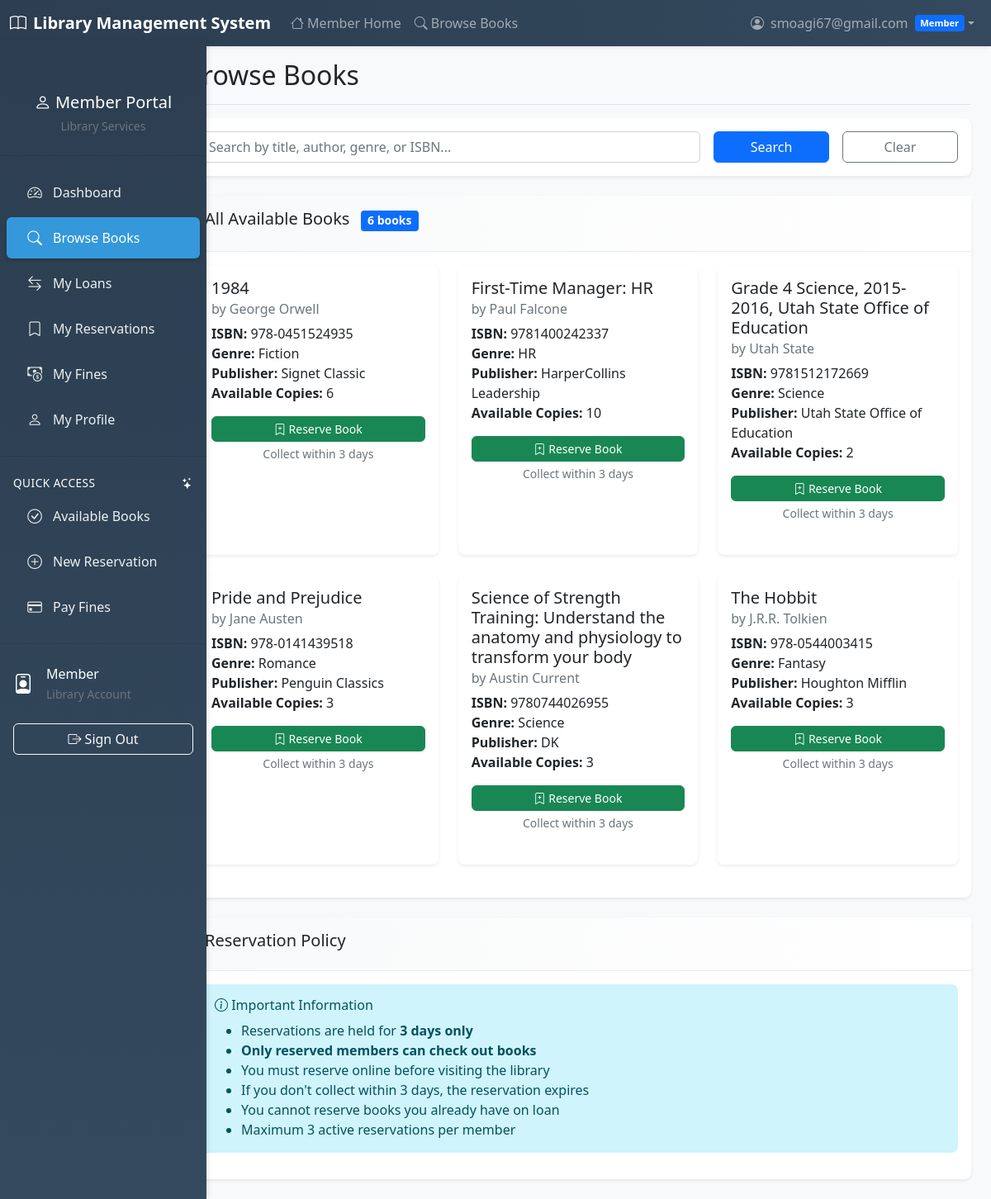
The page /member/books.php (signed in) on the database its author committed.
### tables this page shows
CREATE TABLE `books` (
  `id` int(11) NOT NULL,
  `isbn` varchar(20) NOT NULL,
  `title` varchar(255) NOT NULL,
  `author` varchar(255) NOT NULL,
  `genre` varchar(100) DEFAULT NULL,
  `publisher` varchar(255) DEFAULT NULL,
  `publication_date` date DEFAULT NULL,
  `edition` varchar(50) DEFAULT NULL,
  `description` text DEFAULT NULL,
  `total_copies` int(11) DEFAULT 1,
  `available_copies` int(11) DEFAULT 1,
  `status` enum('available','unavailable') DEFAULT 'available',
  `created_at` timestamp NOT NULL DEFAULT current_timestamp()
);

### member/books.php (the view, shortened to what this page needs)
<?php
$database = new Database();
$db = $database->getConnection();
$member_query = "SELECT m.* FROM members m
                 JOIN users u ON m.user_id = u.id
                 WHERE u.id = :user_id";
$member_stmt = $db->prepare($member_query);
$member_stmt->bindParam(':user_id', $_SESSION['user_id']);
$member_stmt->execute();
$member = $member_stmt->fetch(PDO::FETCH_ASSOC);
$search = '';
$books = [];
if (isset($_GET['search'])) {
    $search = sanitize($_GET['search']);
    $search_query = "SELECT * FROM books
                    WHERE (title LIKE :search OR author LIKE :search OR genre LIKE :search OR isbn LIKE :search)
                    AND status = 'available'
                    ORDER BY title";
    $search_stmt = $db->prepare($search_query);
    $search_param = "%$search%";
    $search_stmt->bindParam(':search', $search_param);
    $search_stmt->execute();
    $books = $search_stmt->fetchAll(PDO::FETCH_ASSOC);
} else {
    $all_books_query = "SELECT * FROM books
                       WHERE status = 'available'
                       ORDER BY title";
    $all_books_stmt = $db->prepare($all_books_query);
    $all_books_stmt->execute();
    $books = $all_books_stmt->fetchAll(PDO::FETCH_ASSOC);
}
?>
<!DOCTYPE html>
<html lang="en">
<head>
    <link href="https://cdn.jsdelivr.net/npm/bootstrap@5.1.3/dist/css/bootstrap.min.css" rel="stylesheet">
    <link href="https://cdn.jsdelivr.net/npm/bootstrap-icons@1.7.2/font/bootstrap-icons.css" rel="stylesheet">
    <link href="../css/style.css" rel="stylesheet">
</head>
<body>
    <?php include '../includes/navbar.php'; ?>
    <div class="container-fluid">
        <div class="row">
            <?php include '../includes/member_sidebar.php'; ?>
            <main class="col-md-9 ms-sm-auto col-lg-10 px-md-4">
                <div class="d-flex justify-content-between flex-wrap flex-md-nowrap align-items-center pt-3 pb-2 mb-3 border-bottom">
                    <h1 class="h2">Browse Books</h1>
                </div>
                <div class="card mb-4">
                    <div class="card-body">
                        <form method="GET" class="row g-3">
                            <div class="col-md-8">
                                <input type="text" class="form-control" name="search" placeholder="Search by title, author, genre, or ISBN..." value="<?php echo $search; ?>">
                            </div>
                            <div class="col-md-2">
                                <button type="submit" class="btn btn-primary w-100">Search</button>
                            </div>
                            <div class="col-md-2">
                                <a href="books.php" class="btn btn-outline-secondary w-100">Clear</a>
                            </div>
                        </form>
                    </div>
                </div>
                <div class="card">
                    <div class="card-header">
                        <h5 class="card-title">
                            <?php if (!empty($search)): ?>
                                Search Results for "<?php echo $search; ?>"
                            <?php else: ?>
                                All Available Books
                            <?php endif; ?>
                            <span class="badge bg-primary ms-2"><?php echo count($books); ?> books</span>
                        </h5>
                    </div>
                    <div class="card-body">
                        <?php if (count($books) > 0): ?>
                            <div class="row">
                                <?php foreach ($books as $book): ?>
                                    <div class="col-md-6 col-lg-4 mb-4">
                                        <div class="card h-100">
                                            <div class="card-body">
                                                <h5 class="card-title"><?php echo $book['title']; ?></h5>
                                                <h6 class="card-subtitle mb-2 text-muted">by <?php echo $book['author']; ?></h6>
                                                <p class="card-text">
                                                    <strong>ISBN:</strong> <?php echo $book['isbn']; ?><br>
                                                    <strong>Genre:</strong> <?php echo $book['genre']; ?><br>
                                                    <strong>Publisher:</strong> <?php echo $book['publisher']; ?><br>
                                                    <strong>Available Copies:</strong> <?php echo $book['available_copies']; ?>
                                                </p>
                                                <?php
                                                $has_reservation = $db->prepare("SELECT id FROM reservations
                                                                               WHERE book_id = :book_id
                                                                               AND member_id = :member_id
                                                                               AND status = 'active'");
                                                $has_reservation->bindParam(':book_id', $book['id']);
                                                $has_reservation->bindParam(':member_id', $member['id']);
                                                $has_reservation->execute();
                                                $already_reserved = $has_reservation->rowCount() > 0;
                                                $has_loan = $db->prepare("SELECT id FROM book_loans
                                                                        WHERE book_id = :book_id
                                                                        AND member_id = :member_id
                                                                        AND status = 'active'");
                                                $has_loan->bindParam(':book_id', $book['id']);
                                                $has_loan->bindParam(':member_id', $member['id']);
                                                $has_loan->execute();
                                                $already_borrowed = $has_loan->rowCount() > 0;
                                                ?>
                                                <?php if ($book['available_copies'] > 0 && !$already_reserved && !$already_borrowed): ?>
                                                    <form method="POST">
                                                        <button type="submit" name="reserve_book" class="btn btn-success btn-sm w-100">
                                                            <i class="bi bi-bookmark-plus"></i> Reserve Book
                                                        </button>
                                                    </form>
                                                    <small class="text-muted d-block text-center mt-1">
                                                        Collect within 3 days
                                                    </small>
                                                <?php endif; ?>
                                            </div>
                                        </div>
                                    </div>
                                <?php endforeach; ?>
                            </div>
                        <?php endif; ?>
                    </div>
                </div>
                <div class="card mt-4">
                    <div class="card-header">
                        <h5 class="card-title">Reservation Policy</h5>
                    </div>
                    <div class="card-body">
                        <div class="alert alert-info">
                            <h6><i class="bi bi-info-circle"></i> Important Information</h6>
                            <ul class="mb-0">
                                <li>Reservations are held for <strong>3 days only</strong></li>
                                <li><strong>Only reserved members can check out books</strong></li>
                                <li>You must reserve online before visiting the library</li>
                                <li>If you don't collect within 3 days, the reservation expires</li>
                                <li>You cannot reserve books you already have on loan</li>
                                <li>Maximum 3 active reservations per member</li>
                            </ul>
                        </div>
                    </div>
                </div>
            </main>
        </div>
    </div>
</body>
</html>

### css/style.css (style rules this page uses)
body { font-family: "Segoe UI", Tahoma, Geneva, Verdana, sans-serif; background-color: #f8f9fa; }
.card { border: none; border-radius: 0.5rem; box-shadow: 0 0.125rem 0.25rem rgba(0, 0, 0, 0.075); margin-bottom: 1.5rem; transition: transform 0.2s ease, box-shadow 0.2s ease; }
.card-header { background: linear-gradient(90deg, #f8f9fa 0%, #ffffff 100%); border-bottom: 1px solid #e9ecef; font-weight: 600; padding: 1rem 1.5rem; }
.btn { border-radius: 0.375rem; font-weight: 500; transition: all 0.2s ease; }
.badge { font-size: 0.75em; padding: 0.4em 0.6em; border-radius: 0.25rem; }
.alert { border: none; border-radius: 0.5rem; border-left: 4px solid; }
.alert-info { border-left-color: #17a2b8; }
.form-control, .form-select { border-radius: 0.375rem; border: 1px solid #ced4da; transition: border-color 0.15s ease-in-out, box-shadow 0.15s ease-in-out; }
.badge { font-size: 0.7em; }
.card { transition: transform 0.2s; }

### rows shown on the page
books: title "1984", author "George Orwell", isbn "978-0451524935", genre "Fiction", publisher "Signet Classic", available_copies "6"
books: title "First-Time Manager: HR", author "Paul Falcone", isbn "9781400242337", genre "HR", publisher "HarperCollins Leadership", available_copies "10"
books: title "Grade 4 Science, 2015-2016, Utah State Office of Education", author "Utah State", isbn "9781512172669", genre "Science", publisher "Utah State Office of Education", available_copies "2"
books: title "Pride and Prejudice", author "Jane Austen", isbn "978-0141439518", genre "Romance", publisher "Penguin Classics", available_copies "3"
books: title "Science of Strength Training: Understand the anatomy and physiology to transform your body", author "Austin Current", isbn "9780744026955", genre "Science", publisher "DK", available_copies "3"
books: title "The Hobbit", author "J.R.R. Tolkien", isbn "978-0544003415", genre "Fantasy", publisher "Houghton Mifflin", available_copies "3"

### other values the page prints
$_SESSION['username'] "smoagi67@gmail.com"
$_SESSION['role'] "Member"
count($books) "6"
